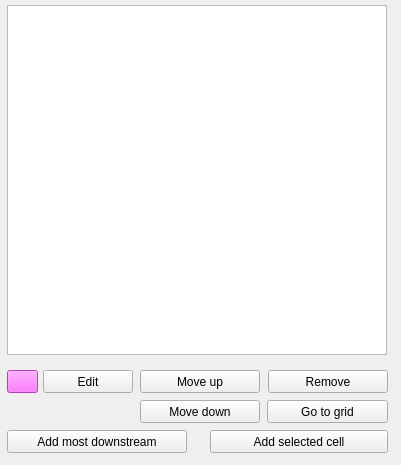
   <widget class="QWidget" name="toolBoxPage2">
    <property name="geometry">
     <rect>
      <x>0</x>
      <y>0</y>
      <width>401</width>
      <height>465</height>
     </rect>
    </property>
    <attribute name="label">
     <string>Watch points</string>
    </attribute>
    <widget class="QTableWidget" name="tbList">
     <property name="geometry">
      <rect>
       <x>7</x>
       <y>5</y>
       <width>380</width>
       <height>350</height>
      </rect>
     </property>
     <property name="selectionBehavior">
      <enum>QAbstractItemView::SelectRows</enum>
     </property>
    </widget>
    <widget class="QPushButton" name="btnColorPicker">
     <property name="geometry">
      <rect>
       <x>7</x>
       <y>370</y>
       <width>31</width>
       <height>23</height>
      </rect>
     </property>
     <property name="styleSheet">
      <string notr="true">background-color: rgb(255, 85, 255);</string>
     </property>
     <property name="text">
      <string/>
     </property>
    </widget>
    <widget class="QPushButton" name="btnEdit">
     <property name="geometry">
      <rect>
       <x>43</x>
       <y>370</y>
       <width>90</width>
       <height>23</height>
      </rect>
     </property>
     <property name="text">
      <string>Edit</string>
     </property>
    </widget>
    <widget class="QPushButton" name="btnGrid">
     <property name="geometry">
      <rect>
       <x>267</x>
       <y>400</y>
       <width>121</width>
       <height>23</height>
      </rect>
     </property>
     <property name="text">
      <string>Go to grid</string>
     </property>
    </widget>
    <widget class="QPushButton" name="btnAddMostDown">
     <property name="geometry">
      <rect>
       <x>7</x>
       <y>430</y>
       <width>180</width>
       <height>23</height>
      </rect>
     </property>
     <property name="text">
      <string>Add most downstream</string>
     </property>
    </widget>
    <widget class="QPushButton" name="btnMoveup">
     <property name="geometry">
      <rect>
       <x>140</x>
       <y>370</y>
       <width>120</width>
       <height>23</height>
      </rect>
     </property>
     <property name="text">
      <string>Move up</string>
     </property>
    </widget>
    <widget class="QPushButton" name="btnRemove">
     <property name="geometry">
      <rect>
       <x>268</x>
       <y>370</y>
       <width>120</width>
       <height>23</height>
      </rect>
     </property>
     <property name="text">
      <string>Remove</string>
     </property>
    </widget>
    <widget class="QPushButton" name="btnAddSelectCell">
     <property name="geometry">
      <rect>
       <x>210</x>
       <y>430</y>
       <width>178</width>
       <height>23</height>
      </rect>
     </property>
     <property name="text">
      <string>Add selected cell</string>
     </property>
    </widget>
    <widget class="QPushButton" name="btnMovedown">
     <property name="geometry">
      <rect>
       <x>140</x>
       <y>400</y>
       <width>120</width>
       <height>23</height>
      </rect>
     </property>
     <property name="text">
      <string>Move down</string>
     </property>
    </widget>
   </widget>
